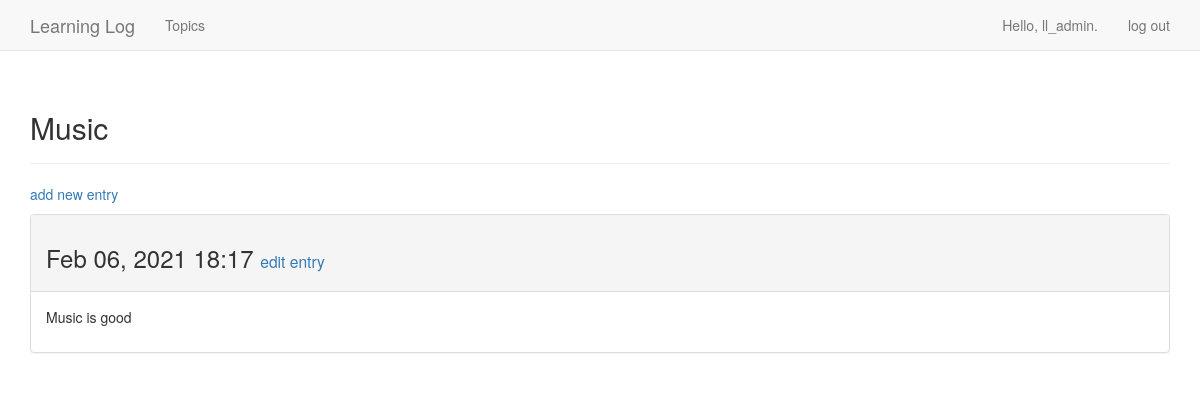
Before: /topics/3 (signed in) with the older database file.
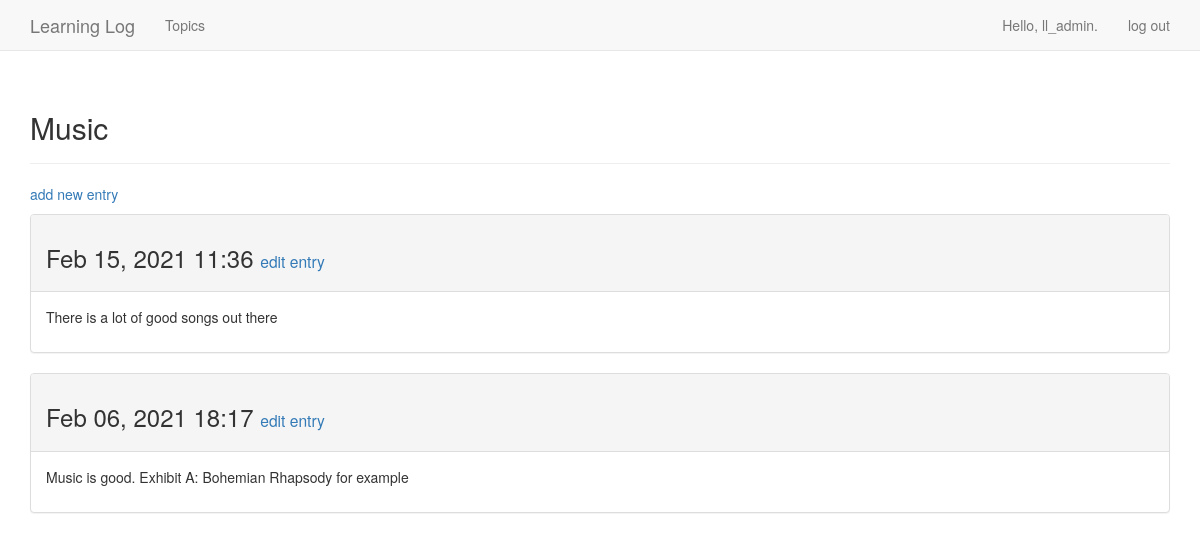
After: the same page with the newer database file.
### learning_logs/models.py (models this page shows, shortened)
class Topic(models.Model):
    text = models.CharField(max_length=200)
    date_added = models.DateTimeField(auto_now_add=True)
    owner = models.ForeignKey(User, on_delete=models.CASCADE)
    def __str__(self):
        return self.text

class Entry(models.Model):
    topic = models.ForeignKey(Topic, on_delete=models.CASCADE)
    text = models.TextField()
    date_added = models.DateTimeField(auto_now_add=True)
    class Meta:
        verbose_name_plural = 'entries'

### learning_logs/views.py (the view)
# urls.py: path('topics/<int:topic_id>', views.topic, name='topic'),
@login_required
def topic(request, topic_id):
    topic = Topic.objects.get(id=topic_id)
    if topic.owner != request.user:
        raise Http404
    entries = topic.entry_set.order_by('-date_added')
    context = {'topic': topic, 'entries': entries}
    return render(request, 'learning_logs/topic.html', context)

### learning_logs/templates/learning_logs/topic.html (shortened to what this page needs)
{% extends 'learning_logs/base.html' %}
{% block header %}
  <h2>{{ topic }}</h2>
{% endblock header %}
{% block content %}
  <p>
    <a href="{% url 'learning_logs:new_entry' topic.id %}">add new entry</a>
  </p>
  {% for entry in entries %}
    <div class="panel panel-default">
      <div class="panel-heading">
        <h3>
          {{ entry.date_added|date:'M d, Y H:i' }}
          <small>
            <a href="{% url 'learning_logs:edit_entry' entry.id %}">
              edit entry</a>
          </small>
        </h3>
      </div>
      <div class="panel-body">
        {{ entry.text|linebreaks }}
      </div>
    </div>
    {% empty %}
        There are no entries for this topic yet.
    {% endfor %}
  {% endblock content %}

### learning_logs/templates/learning_logs/base.html (shortened to what this page needs)
{% load bootstrap3 %}
<!DOCTYPE html>
<html lang="en">
  <head>
    {% bootstrap_css %}
  </head>
  <body>
    <nav class="navbar navbar-default navbar-static-top">
      <div class="container">
        <div class="navbar-header">
          <a class="navbar-brand" href="{% url 'learning_logs:index' %}">
              Learning Log</a>
        </div>
        <div id="navbar" class="navbar-collapse collapse">
          <ul class="nav navbar-nav">
            <li><a href="{% url 'learning_logs:topics' %}">Topics</a></li>
          </ul>
          <ul class="nav navbar-nav navbar-right">
            {% if user.is_authenticated %}
              <li><a>Hello, {{ user.username }}.</a></li>
              <li><a href="{% url 'users:logout' %}">log out</a></li>
            {% else %}
              <li><a href="{% url 'users:register' %}">register</a></li>
              <li><a href="{% url 'users:login' %}">log in</a></li>
            {% endif %}
          </ul>
        </div>
      </div>
    </nav>
    <div class="container">
      <div class="page-header">
        {% block header %}{% endblock header %}
      </div>
      <div>
        {% block content %}{% endblock content %}
      </div>
    </div>
  </body>
</html>

Changed rows visible on the page:
added Entry: date_added "Feb 15, 2021 11:36", text "There is a lot of good songs out there"
changed Entry: text "Music is good" → "Music is good. Exhibit A: Bohemian Rhapsody for example"
